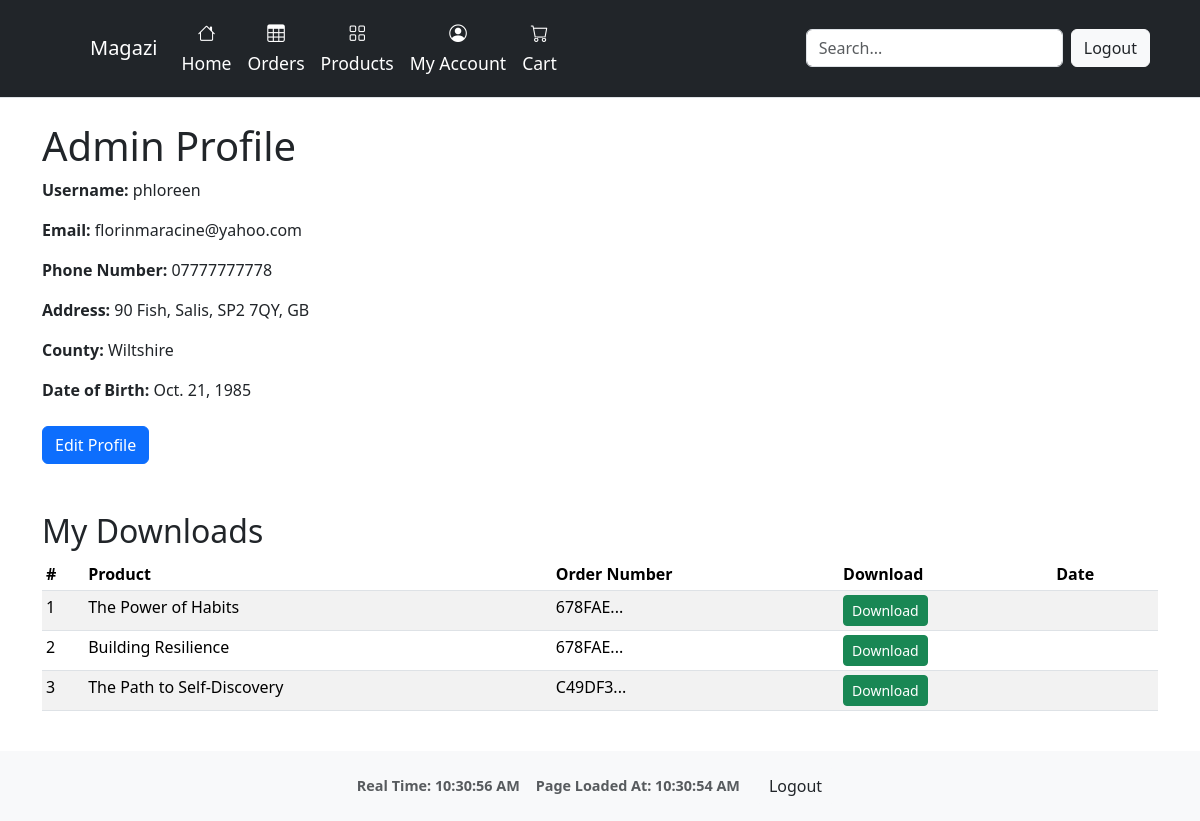
Page /profiles/my-profile/ (signed in) on the committed database.
### profiles/models.py (models this page shows, shortened)
class Profile(models.Model):
    user = models.OneToOneField(settings.AUTH_USER_MODEL, on_delete=models.CASCADE, related_name='profile')
    phone_number = models.CharField(max_length=20, blank=True)
    street_address = models.CharField(max_length=255, blank=True)
    city = models.CharField(max_length=50, blank=True)
    postcode = models.CharField(max_length=20, blank=True)
    country = CountryField(blank_label='(Select country)', blank=True, null=True)
    county = models.CharField(max_length=80, blank=True)
    bio = models.TextField(blank=True)
    profile_picture = models.ImageField(upload_to='profiles/', blank=True, null=True)
    date_of_birth = models.DateField(null=True, blank=True)
    def get_role(self):
        if self.user.is_staff:
            return "Admin"
        elif self.user.groups.filter(name="seller").exists():
            return "Seller"
        else:
            return "Client"

### products/models.py (models this page shows, shortened)
class Product(models.Model):
    name = models.CharField(max_length=255)
    description = models.TextField()
    price = models.DecimalField(max_digits=10, decimal_places=2)
    image = models.ImageField(upload_to='product_images/', null=True, blank=True)
    stock = models.PositiveIntegerField(default=0)
    digital_file = models.FileField(upload_to='digital_products/', blank=True, null=True)
    created_at = models.DateTimeField(auto_now_add=True)
    updated_at = models.DateTimeField(auto_now=True)

### orders/models.py (models this page shows, shortened)
class Order(models.Model):
    order_number = models.CharField(max_length=32, null=False, editable=False)
    user = models.ForeignKey(settings.AUTH_USER_MODEL, on_delete=models.SET_NULL, null=True, blank=True)
    full_name = models.CharField(max_length=50, null=False, blank=False)
    email = models.EmailField(max_length=254, null=False, blank=False)
    phone_number = models.CharField(max_length=20, null=False, blank=False)
    country = CountryField(blank_label='Country *', null=False, blank=False)
    postcode = models.CharField(max_length=20, null=True, blank=True)
    town_or_city = models.CharField(max_length=40, null=False, blank=False)
    street_address1 = models.CharField(max_length=80, null=False, blank=False)
    street_address2 = models.CharField(max_length=80, null=True, blank=True)
    county = models.CharField(max_length=80, null=True, blank=True)
    date = models.DateTimeField(auto_now_add=True)
    delivery_cost = models.DecimalField(max_digits=6, decimal_places=2, null=False, default=0)
    order_total = models.DecimalField(max_digits=10, decimal_places=2, null=False, default=0)
    grand_total = models.DecimalField(max_digits=10, decimal_places=2, null=False, default=0)
    stripe_pid = models.CharField(max_length=254, null=False, blank=False, default='')
    status = models.CharField(max_length=20, default='pending')  # e.g. pending, delivered, canceled
    comments = models.TextField(blank=True)

### profiles/views.py (the view)
# urls.py: path('my-profile/', views.my_profile, name='my_profile'),
@login_required
def my_profile(request):
    profile = request.user.profile
    user_orders = request.user.order_set.filter(status__in=['approved', 'delivered'])
    downloads_dict = {}
    for order in user_orders:
        for item in order.lineitems.all():
            if item.product.digital_file:
                if (item.product.id not in downloads_dict or
                    order.date > downloads_dict[item.product.id]['order_date']):
                    downloads_dict[item.product.id] = {
                        'product': item.product,
                        'order_number': order.order_number,
                        'order_date': order.date,
                    }
    downloads = list(downloads_dict.values())
    return render(request, 'profiles/my_profile.html', {'profile': profile, 'downloads': downloads})

### cart/context.py (called while the page is built, shortened)
def cart_summary(request):
    cart = request.session.get('cart', {})
    cart_items = []
    total = 0
    return {'cart_total': total, 'cart_items': cart_items}

### profiles/templates/profiles/my_profile.html (shortened to what this page needs)
{% extends "base.html" %}
{% load static %}
{% block content %}
<div class="container my-4">
    <h1>{{ request.user.profile.get_role }} Profile</h1>
    <p><strong>Username:</strong> {{ request.user.username }}</p>
    <p><strong>Email:</strong> {{ request.user.email }}</p>
    <p><strong>Phone Number:</strong> {{ profile.phone_number }}</p>
    <p><strong>Address:</strong> {{ profile.street_address }}, {{ profile.city }}, {{ profile.postcode }}, {{ profile.country }}</p>
    <p><strong>County:</strong> {{ profile.county }}</p>
    <p><strong>Date of Birth:</strong> {{ profile.date_of_birth }}</p>
    <div class="mt-4">
        <a href="{% url 'profiles:edit_profile' %}" class="btn btn-primary">Edit Profile</a>
    </div>
    <div class="mt-5">
        <h2>My Downloads</h2>
        {% if downloads %}
            <div class="table-responsive">
                <table class="table table-striped table-sm">
                    <thead>
                        <tr>
                            <th scope="col">#</th>
                            <th scope="col">Product</th>
                            <th scope="col">Order Number</th>
                            <th scope="col">Download</th>
                            <th scope="col">Date</th>
                        </tr>
                    </thead>
                    <tbody>
                        {% for download in downloads %}
                            <tr>
                                <td>{{ forloop.counter }}</td>
                                <td>{{ download.product.name }}</td>
                                <td>
                                    <span class="order-number" style="position: relative; cursor: pointer;" onclick="copyOrderNumber(this)" data-full="{{ download.order_number }}">
                                        {{ download.order_number|slice:":6" }}...
                                    </span>
                                </td>
                                <td>
                                    <a href="{% url 'orders:download_product' download.order_number download.product.id %}" class="btn btn-sm btn-success">
                                        Download
                                    </a>
                                </td>
                                <td>
                                </td>
                            </tr>
                        {% endfor %}
                    </tbody>
                </table>
            </div>
        {% else %}
            <p>You have not purchased any downloadable products yet.</p>
        {% endif %}
    </div>
</div>
{% endblock %}

### static/css/base_style.css (style rules this page uses)
html, body { min-height: 100vh; margin: 0; display: flex; flex-direction: column; }

### rows in the picture
Profile: phone_number "07777777778", street_address "90 Fish", city "Salis", postcode "SP2 7QY", country "GB", county "Wiltshire", date_of_birth "Oct. 21, 1985"
Product: product.name "The Power of Habits", order_number "678FAE"
Product: product.name "Building Resilience", order_number "678FAE"
Product: product.name "The Path to Self-Discovery", order_number "C49DF3"

### other values in the picture
{{ request.user.profile.get_role }} "Admin"
{{ request.user.username }} "phloreen"
{{ request.user.email }} "florinmaracine@yahoo.com"
